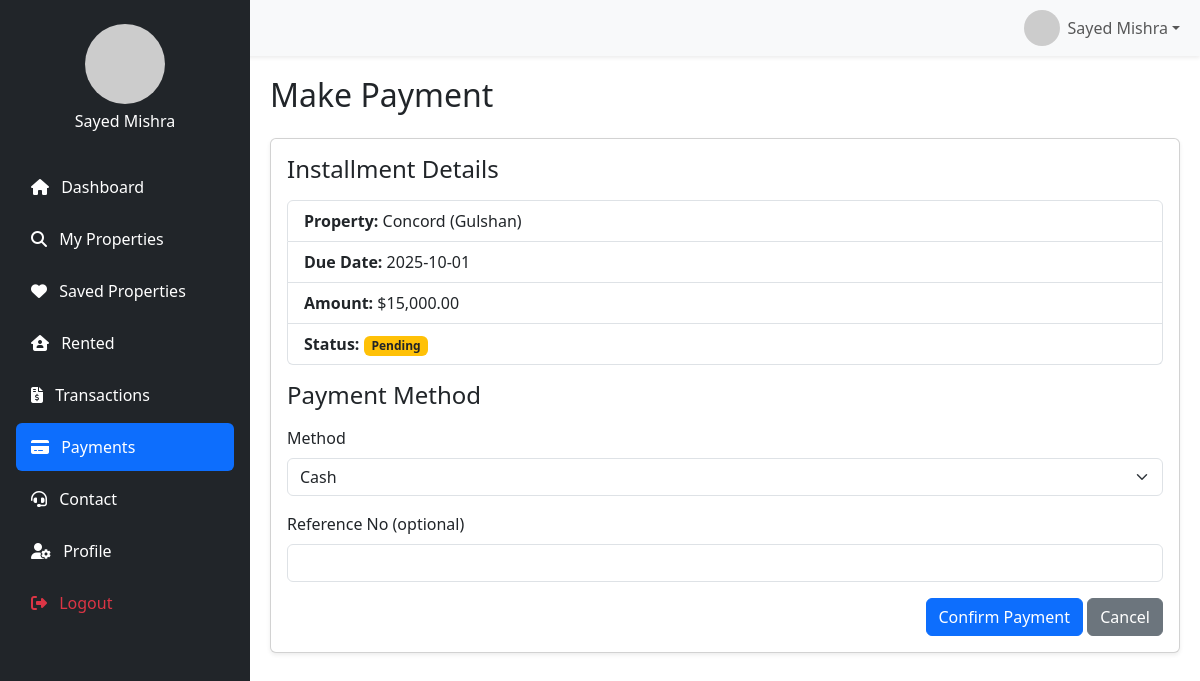
/clients/pages/payments.php?id=13 (signed in), run on the app's committed database.
### tables this page shows
CREATE TABLE `rental_payments` (
  `id` int(11) NOT NULL,
  `contract_id` int(11) NOT NULL,
  `client_id` int(11) NOT NULL,
  `due_date` date NOT NULL,
  `amount` decimal(12,2) NOT NULL,
  `paid_date` date DEFAULT NULL,
  `status` enum('Pending','Paid','Overdue') DEFAULT 'Pending',
  `created_at` timestamp NOT NULL DEFAULT current_timestamp()
);

CREATE TABLE `properties` (
  `id` int(11) NOT NULL,
  `category_id` int(11) DEFAULT NULL,
  `name` varchar(255) NOT NULL,
  `location` varchar(255) NOT NULL,
  `agent_id` int(11) DEFAULT NULL,
  `client_id` int(11) DEFAULT NULL,
  `price` decimal(12,2) NOT NULL,
  `photo` varchar(255) DEFAULT NULL,
  `status` enum('Available','Sold','Rented','Ongoing') DEFAULT 'Available',
  `description` text DEFAULT NULL,
  `created_at` timestamp NOT NULL DEFAULT current_timestamp()
);

### clients/pages/payments.php (the view, shortened to what this page needs)
<?php
require_once __DIR__ . "/../partials/header.php";
require_once __DIR__ . "/../partials/sidebar.php";
require_once __DIR__ . "/../partials/navbar.php";
$clientId = (int)$_SESSION['client_id'];
$paymentId = isset($_GET['id']) ? (int)$_GET['id'] : 0;
$stmt = $conn->prepare("
    SELECT rp.id AS payment_id, rp.due_date, rp.amount, rp.status,
           p.name AS property_name, p.location
    FROM rental_payments rp
    JOIN rental_contracts rc ON rp.contract_id = rc.id
    JOIN rented r            ON rc.rented_id = r.id
    JOIN properties p        ON r.property_id = p.id
    WHERE rp.id = ? AND rp.client_id = ?
    LIMIT 1
");
$stmt->execute([$paymentId, $clientId]);
$installment = $stmt->fetch(PDO::FETCH_ASSOC);
?>
<div class="content">
    <h2 class="mb-4">Make Payment</h2>
    <?php if ($installment): ?>
        <div class="card shadow-sm mb-4">
            <div class="card-body">
                <h4 class="mb-3">Installment Details</h4>
                <ul class="list-group mb-3">
                    <li class="list-group-item"><strong>Property:</strong> <?= htmlspecialchars($installment['property_name']) ?> (<?= htmlspecialchars($installment['location']) ?>)</li>
                    <li class="list-group-item"><strong>Due Date:</strong> <?= htmlspecialchars($installment['due_date']) ?></li>
                    <li class="list-group-item"><strong>Amount:</strong> $<?= number_format((float)$installment['amount'], 2) ?></li>
                    <li class="list-group-item"><strong>Status:</strong>
                        <span class="badge
                            <?php if ($installment['status']=='Paid') echo 'bg-success';
                                  elseif ($installment['status']=='Overdue') echo 'bg-danger';
                                  else echo 'bg-warning text-dark'; ?>">
                            <?= htmlspecialchars($installment['status']) ?>
                        </span>
                    </li>
                </ul>
                <?php if ($installment['status'] !== 'Paid'): ?>
                    <h4 class="mb-3">Payment Method</h4>
                    <form method="post">
                        <div class="mb-3">
                            <label class="form-label">Method</label>
                            <select name="method" class="form-select">
                                <option value="cash">Cash</option>
                            </select>
                        </div>
                        <div class="mb-3">
                            <label class="form-label">Reference No (optional)</label>
                            <input type="text" name="reference_no" class="form-control">
                        </div>
                        <div class="text-end">
                            <button type="submit" class="btn btn-primary">Confirm Payment</button>
                            <a href="transaction.php" class="btn btn-secondary">Cancel</a>
                        </div>
                    </form>
                <?php else: ?>
                    <div class="alert alert-success">This installment has already been paid.</div>
                    <a href="transaction.php" class="btn btn-secondary">Back to Transactions</a>
                <?php endif; ?>
            </div>
        </div>
    <?php else: ?>
        <div class="alert alert-danger">⚠️ Invalid installment selected.</div>
        <a href="transaction.php" class="btn btn-secondary">Back to Transactions</a>
    <?php endif; ?>
</div>
<?php require_once __DIR__ . "/../partials/footer.php"; ?>

### assets/css/style.css (style rules this page uses)
:root { --royal-purple-dark: #2c003e; --royal-purple-light: #4a148c; --accent-gold: #D4AF37; --text-light: #f8f9fa; --text-muted-light: #adb5bd; }

### clients/partials/header.php (style rules this page uses)
.content { margin-left: 250px; padding: 20px; transition: margin-left 0.3s ease; }

### data on the page
rental_payments: properties.name "Concord", properties.location "Gulshan", due_date "2025-10-01", amount "15,000.00", status "Pending"

### other printed values
$client_name "Sayed Mishra"
$label "Dashboard"
$label "My Properties"
$label "Saved Properties"
$label "Rented"
$label "Transactions"
$label "Payments"
$label "Contact"
$label "Profile"
$user_name "Sayed Mishra"
